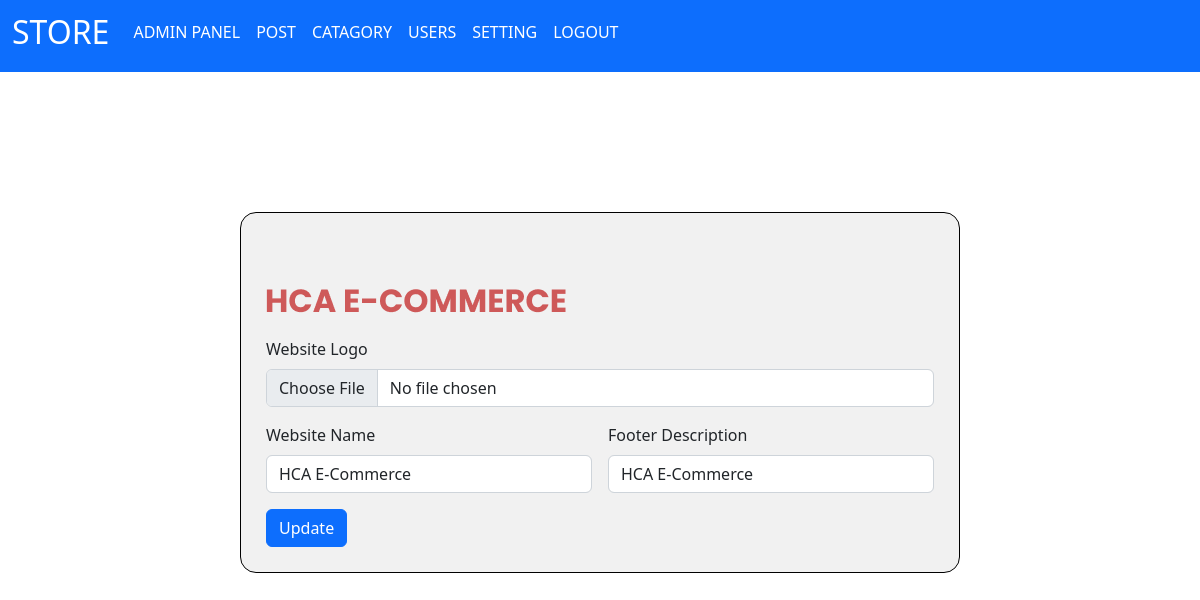
The app's page /admin/settings.php?saved (signed in) with its own data.
### tables this page shows
CREATE TABLE `settings` (
  `website_name` varchar(60) NOT NULL,
  `website_logo` varchar(50) NOT NULL,
  `website_footer` varchar(255) NOT NULL
);

### admin/settings.php (the view, shortened to what this page needs)
<?php
    include_once('./includes/headerNav.php');
 ?>
<head>
</head>
<div class="content-box">
<div class="settings">
<br>
             <?php
                  include "includes/config.php";
                  $sql = "SELECT * FROM settings";
                  $result = mysqli_query($conn, $sql) or die("Query Failed.");
                  if(mysqli_num_rows($result) > 0){
                    while($row = mysqli_fetch_assoc($result)) {
                ?>
    <form
      class="row g-3"
      action="save-settings.php"
      method="POST"
      enctype="multipart/form-data"
    >
      <div class="col-12">
        <img
          src="upload/<?php echo $row['website_logo']; ?>"
        />
        <br>
        <br>
        <label for="inputAddress" class="form-label">Website Logo</label>
        <input type="file" class="form-control" name="logo" />
      </div>
      <div class="col-md-6">
        <label for="inputEmail4" class="form-label">Website Name</label>
        <input
          type="text"
          name="website_name"
          class="form-control"
          required
          value="<?php echo $row['website_name']; ?>"
        />
      </div>
      <div class="col-md-6">
        <label for="inputPassword4" class="form-label"
          >Footer Description</label
        >
        <input
          type="text"
          name="footer_desc"
          class="form-control"
          required
          value="<?php echo $row['website_footer'];?>"
        />
      </div>
      <div class="col-12">
        <button type="submit" class="btn btn-primary">Update</button>
      </div>
    </form>
                  <?php
                      }
                    }
                  ?>
</div>
</div>

### admin/includes/headerNav.php (style rules this page uses)
* { box-sizing: border-box; margin: 0; padding: 0; }

### admin/settings.php (style rules this page uses)
.content-box { display: flex; flex-direction: column; justify-content: center; align-items: center; height: 80vh; }
.settings { border: 1px solid black; display: flex; flex-direction: column; gap: 25px; width: 60%; padding: 25px; border-radius: 16px; background-color: #f1f1f1; }

### records on screen
settings: website_logo (picture), website_name "HCA E-Commerce", footer_desc "HCA E-Commerce"
